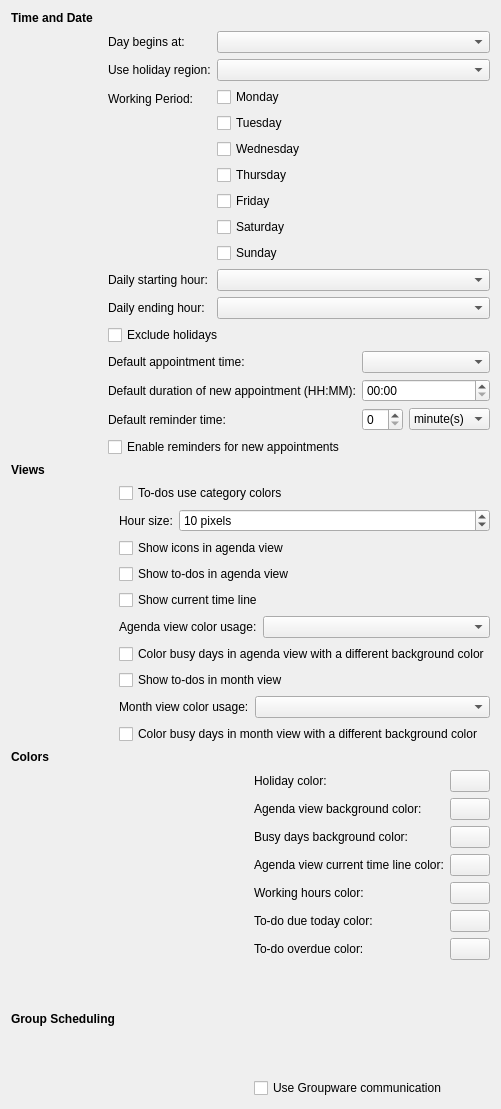
<?xml version="1.0" encoding="UTF-8"?>
<ui version="4.0">
 <class>ConfigWidget</class>
 <widget class="QWidget" name="ConfigWidget">
  <property name="geometry">
   <rect>
    <x>0</x>
    <y>0</y>
    <width>501</width>
    <height>1109</height>
   </rect>
  </property>
  <property name="windowTitle">
   <string>Form</string>
  </property>
  <layout class="QVBoxLayout" name="verticalLayout_2">
   <item>
    <layout class="QGridLayout" name="gridLayout">
     <item row="0" column="0" colspan="2">
      <widget class="QLabel" name="label">
       <property name="font">
        <font>
         <weight>75</weight>
         <bold>true</bold>
        </font>
       </property>
       <property name="text">
        <string>Time and Date</string>
       </property>
      </widget>
     </item>
     <item row="1" column="0">
      <spacer name="horizontalSpacer">
       <property name="orientation">
        <enum>Qt::Horizontal</enum>
       </property>
       <property name="sizeType">
        <enum>QSizePolicy::Fixed</enum>
       </property>
       <property name="sizeHint" stdset="0">
        <size>
         <width>20</width>
         <height>20</height>
        </size>
       </property>
      </spacer>
     </item>
     <item row="1" column="1">
      <layout class="QFormLayout" name="formLayout">
       <property name="fieldGrowthPolicy">
        <enum>QFormLayout::AllNonFixedFieldsGrow</enum>
       </property>
       <item row="0" column="0">
        <widget class="QLabel" name="dayBeginsAtLabel">
         <property name="text">
          <string>Day begins at:</string>
         </property>
        </widget>
       </item>
       <item row="0" column="1">
        <widget class="KPIM::KTimeEdit" name="kcfg_DayBegins"/>
       </item>
       <item row="1" column="0">
        <widget class="QLabel" name="useHolidayRegionLabel">
         <property name="text">
          <string>Use holiday region:</string>
         </property>
        </widget>
       </item>
       <item row="1" column="1">
        <widget class="KComboBox" name="kcfg_HolidayRegion"/>
       </item>
       <item row="2" column="0">
        <widget class="QLabel" name="workingPeriodLabel">
         <property name="text">
          <string>Working Period:</string>
         </property>
        </widget>
       </item>
       <item row="2" column="1">
        <widget class="QWidget" name="workingPeriodWidget" native="true">
         <layout class="QVBoxLayout" name="verticalLayout">
          <property name="margin">
           <number>0</number>
          </property>
          <item>
           <widget class="QCheckBox" name="workingPeriodMonday">
            <property name="text">
             <string>Monday</string>
            </property>
           </widget>
          </item>
          <item>
           <widget class="QCheckBox" name="workingPeriodTuesday">
            <property name="text">
             <string>Tuesday</string>
            </property>
           </widget>
          </item>
          <item>
           <widget class="QCheckBox" name="workingPeriodWednesday">
            <property name="text">
             <string>Wednesday</string>
            </property>
           </widget>
          </item>
          <item>
           <widget class="QCheckBox" name="workingPeriodThursday">
            <property name="text">
             <string>Thursday</string>
            </property>
           </widget>
          </item>
          <item>
           <widget class="QCheckBox" name="workingPeriodFriday">
            <property name="text">
             <string>Friday</string>
            </property>
           </widget>
          </item>
          <item>
           <widget class="QCheckBox" name="workingPeriodSaturday">
            <property name="text">
             <string>Saturday</string>
            </property>
           </widget>
          </item>
          <item>
           <widget class="QCheckBox" name="workingPeriodSunday">
            <property name="text">
             <string>Sunday</string>
            </property>
           </widget>
          </item>
         </layout>
        </widget>
       </item>
       <item row="3" column="1">
        <widget class="KPIM::KTimeEdit" name="kcfg_DailyStartingHour"/>
       </item>
       <item row="3" column="0">
        <widget class="QLabel" name="dailyStartingHourLabel">
         <property name="text">
          <string>Daily starting hour:</string>
         </property>
        </widget>
       </item>
       <item row="4" column="0">
        <widget class="QLabel" name="dailyEndingHourLabel">
         <property name="text">
          <string>Daily ending hour:</string>
         </property>
        </widget>
       </item>
       <item row="4" column="1">
        <widget class="KPIM::KTimeEdit" name="kcfg_DailyEndingHour"/>
       </item>
      </layout>
     </item>
     <item row="2" column="1">
      <widget class="QCheckBox" name="kcfg_ExcludeHolidays">
       <property name="text">
        <string>Exclude holidays</string>
       </property>
      </widget>
     </item>
     <item row="3" column="1">
      <layout class="QFormLayout" name="formLayout_2">
       <item row="0" column="0">
        <widget class="QLabel" name="defaultAppointmentTimeLabel">
         <property name="text">
          <string>Default appointment time:</string>
         </property>
        </widget>
       </item>
       <item row="0" column="1">
        <widget class="KPIM::KTimeEdit" name="kcfg_DefaultAppointmentTime"/>
       </item>
       <item row="1" column="0">
        <widget class="QLabel" name="defaultDurationOfNewAppointmentLabel">
         <property name="text">
          <string>Default duration of new appointment (HH:MM):</string>
         </property>
        </widget>
       </item>
       <item row="1" column="1">
        <widget class="QTimeEdit" name="kcfg_DefaultAppointmentDuration">
         <property name="displayFormat">
          <string>hh:mm</string>
         </property>
        </widget>
       </item>
       <item row="2" column="0">
        <widget class="QLabel" name="defaultReminderTimeLabel">
         <property name="text">
          <string>Default reminder time:</string>
         </property>
        </widget>
       </item>
       <item row="2" column="1">
        <widget class="QWidget" name="defaultReminderTimeWidget" native="true">
         <layout class="QHBoxLayout" name="horizontalLayout">
          <property name="margin">
           <number>0</number>
          </property>
          <item>
           <widget class="QSpinBox" name="kcfg_ReminderDefaultTime"/>
          </item>
          <item>
           <widget class="QComboBox" name="kcfg_ReminderDefaultUnit">
            <item>
             <property name="text">
              <string>minute(s)</string>
             </property>
            </item>
            <item>
             <property name="text">
              <string>hour(s)</string>
             </property>
            </item>
            <item>
             <property name="text">
              <string>day(s)</string>
             </property>
            </item>
           </widget>
          </item>
         </layout>
        </widget>
       </item>
      </layout>
     </item>
     <item row="4" column="1">
      <widget class="QCheckBox" name="kcfg_RemindersForNewEvents">
       <property name="text">
        <string>Enable reminders for new appointments</string>
       </property>
      </widget>
     </item>
    </layout>
   </item>
   <item>
    <layout class="QGridLayout" name="gridLayout_2">
     <item row="0" column="0" colspan="2">
      <widget class="QLabel" name="label_2">
       <property name="font">
        <font>
         <weight>75</weight>
         <bold>true</bold>
        </font>
       </property>
       <property name="text">
        <string>Views</string>
       </property>
      </widget>
     </item>
     <item row="1" column="0">
      <spacer name="horizontalSpacer_2">
       <property name="orientation">
        <enum>Qt::Horizontal</enum>
       </property>
       <property name="sizeType">
        <enum>QSizePolicy::Fixed</enum>
       </property>
       <property name="sizeHint" stdset="0">
        <size>
         <width>20</width>
         <height>20</height>
        </size>
       </property>
      </spacer>
     </item>
     <item row="1" column="1">
      <widget class="QCheckBox" name="kcfg_TodosUseCategoryColors">
       <property name="text">
        <string>To-dos use category colors</string>
       </property>
      </widget>
     </item>
     <item row="2" column="1">
      <layout class="QFormLayout" name="formLayout_3">
       <item row="0" column="0">
        <widget class="QLabel" name="hourSizeLabel">
         <property name="text">
          <string>Hour size:</string>
         </property>
        </widget>
       </item>
       <item row="0" column="1">
        <widget class="QSpinBox" name="kcfg_HourSize">
         <property name="suffix">
          <string> pixels</string>
         </property>
         <property name="minimum">
          <number>4</number>
         </property>
         <property name="maximum">
          <number>30</number>
         </property>
         <property name="value">
          <number>10</number>
         </property>
        </widget>
       </item>
      </layout>
     </item>
     <item row="3" column="1">
      <widget class="QCheckBox" name="kcfg_ShowIconsInAgendaView">
       <property name="text">
        <string>Show icons in agenda view</string>
       </property>
      </widget>
     </item>
     <item row="4" column="1">
      <widget class="QCheckBox" name="kcfg_ShowTodosInAgendaView">
       <property name="text">
        <string>Show to-dos in agenda view</string>
       </property>
      </widget>
     </item>
     <item row="5" column="1">
      <widget class="QCheckBox" name="kcfg_ShowCurrentTimeLine">
       <property name="text">
        <string>Show current time line</string>
       </property>
      </widget>
     </item>
     <item row="6" column="1">
      <layout class="QFormLayout" name="formLayout_4">
       <property name="fieldGrowthPolicy">
        <enum>QFormLayout::AllNonFixedFieldsGrow</enum>
       </property>
       <item row="0" column="1">
        <widget class="KComboBox" name="kcfg_AgendaViewColorUsage"/>
       </item>
       <item row="0" column="0">
        <widget class="QLabel" name="agendaViewColorOptionsLabel">
         <property name="text">
          <string>Agenda view color usage:</string>
         </property>
        </widget>
       </item>
      </layout>
     </item>
     <item row="7" column="1">
      <widget class="QCheckBox" name="kcfg_ColorBusyDaysInAgendaView">
       <property name="text">
        <string>Color busy days in agenda view with a different background color</string>
       </property>
      </widget>
     </item>
     <item row="8" column="1">
      <widget class="QCheckBox" name="kcfg_ShowTodosInMonthView">
       <property name="text">
        <string>Show to-dos in month view</string>
       </property>
      </widget>
     </item>
     <item row="9" column="1">
      <layout class="QFormLayout" name="formLayout_5">
       <item row="0" column="0">
        <widget class="QLabel" name="monthViewColorUsageLabel">
         <property name="text">
          <string>Month view color usage:</string>
         </property>
        </widget>
       </item>
       <item row="0" column="1">
        <widget class="KComboBox" name="kcfg_MonthViewColorUsage"/>
       </item>
      </layout>
     </item>
     <item row="10" column="1">
      <widget class="QCheckBox" name="kcfg_ColorBusyDaysInMonthView">
       <property name="text">
        <string>Color busy days in month view with a different background color</string>
       </property>
      </widget>
     </item>
    </layout>
   </item>
   <item>
    <layout class="QGridLayout" name="gridLayout_3">
     <item row="0" column="0" colspan="2">
      <widget class="QLabel" name="label_3">
       <property name="font">
        <font>
         <weight>75</weight>
         <bold>true</bold>
        </font>
       </property>
       <property name="text">
        <string>Colors</string>
       </property>
      </widget>
     </item>
     <item row="1" column="0">
      <spacer name="horizontalSpacer_3">
       <property name="orientation">
        <enum>Qt::Horizontal</enum>
       </property>
       <property name="sizeType">
        <enum>QSizePolicy::Fixed</enum>
       </property>
       <property name="sizeHint" stdset="0">
        <size>
         <width>20</width>
         <height>20</height>
        </size>
       </property>
      </spacer>
     </item>
     <item row="1" column="1">
      <layout class="QFormLayout" name="formLayout_6">
       <item row="0" column="0">
        <widget class="QLabel" name="label_4">
         <property name="text">
          <string>Holiday color:</string>
         </property>
        </widget>
       </item>
       <item row="0" column="1">
        <widget class="KColorButton" name="kcfg_HolidayColor"/>
       </item>
       <item row="1" column="0">
        <widget class="QLabel" name="label_5">
         <property name="text">
          <string>Agenda view background color:</string>
         </property>
        </widget>
       </item>
       <item row="1" column="1">
        <widget class="KColorButton" name="kcfg_AgendaViewBackgroundColor"/>
       </item>
       <item row="2" column="0">
        <widget class="QLabel" name="label_6">
         <property name="text">
          <string>Busy days background color:</string>
         </property>
        </widget>
       </item>
       <item row="2" column="1">
        <widget class="KColorButton" name="kcfg_BusyDaysBackgroundColor"/>
       </item>
       <item row="3" column="0">
        <widget class="QLabel" name="label_7">
         <property name="text">
          <string>Agenda view current time line color:</string>
         </property>
        </widget>
       </item>
       <item row="3" column="1">
        <widget class="KColorButton" name="kcfg_AgendaViewTimeLineColor"/>
       </item>
       <item row="4" column="0">
        <widget class="QLabel" name="label_8">
         <property name="text">
          <string>Working hours color:</string>
         </property>
        </widget>
       </item>
       <item row="4" column="1">
        <widget class="KColorButton" name="kcfg_WorkingHoursColor"/>
       </item>
       <item row="5" column="0">
        <widget class="QLabel" name="label_9">
         <property name="text">
          <string>To-do due today color:</string>
         </property>
        </widget>
       </item>
       <item row="5" column="1">
        <widget class="KColorButton" name="kcfg_TodoDueColor"/>
       </item>
       <item row="6" column="0">
        <widget class="QLabel" name="label_10">
         <property name="text">
          <string>To-do overdue color:</string>
         </property>
        </widget>
       </item>
       <item row="6" column="1">
        <widget class="KColorButton" name="kcfg_TodoOverdueColor"/>
       </item>
      </layout>
     </item>
    </layout>
   </item>
   <item>
    <layout class="QGridLayout" name="gridLayout_4">
     <item row="0" column="0" colspan="2">
      <widget class="QLabel" name="label_11">
       <property name="font">
        <font>
         <weight>75</weight>
         <bold>true</bold>
        </font>
       </property>
       <property name="text">
        <string>Group Scheduling</string>
       </property>
      </widget>
     </item>
     <item row="1" column="0">
      <spacer name="horizontalSpacer_4">
       <property name="orientation">
        <enum>Qt::Horizontal</enum>
       </property>
       <property name="sizeType">
        <enum>QSizePolicy::Fixed</enum>
       </property>
       <property name="sizeHint" stdset="0">
        <size>
         <width>20</width>
         <height>20</height>
        </size>
       </property>
      </spacer>
     </item>
     <item row="1" column="1">
      <widget class="QCheckBox" name="kcfg_UseGroupwareCommunication">
       <property name="text">
        <string>Use Groupware communication</string>
       </property>
      </widget>
     </item>
    </layout>
   </item>
  </layout>
 </widget>
 <customwidgets>
  <customwidget>
   <class>KPIM::KTimeEdit</class>
   <extends>QComboBox</extends>
   <header>libkdepim/ktimeedit.h</header>
  </customwidget>
  <customwidget>
   <class>KComboBox</class>
   <extends>QComboBox</extends>
   <header>kcombobox.h</header>
  </customwidget>
  <customwidget>
   <class>KColorButton</class>
   <extends>QPushButton</extends>
   <header>kcolorbutton.h</header>
  </customwidget>
 </customwidgets>
 <resources/>
 <connections/>
</ui>
